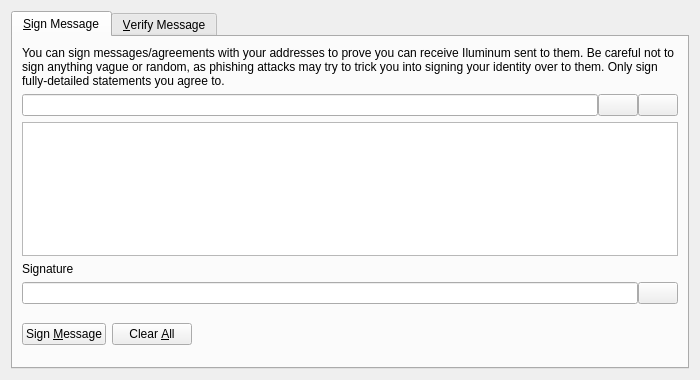
<?xml version="1.0" encoding="UTF-8"?>
<ui version="4.0">
 <class>SignVerifyMessageDialog</class>
 <widget class="QDialog" name="SignVerifyMessageDialog">
  <property name="geometry">
   <rect>
    <x>0</x>
    <y>0</y>
    <width>700</width>
    <height>380</height>
   </rect>
  </property>
  <property name="windowTitle">
   <string>Signatures - Sign / Verify a Message</string>
  </property>
  <property name="modal">
   <bool>true</bool>
  </property>
  <layout class="QVBoxLayout" name="verticalLayout">
   <item>
    <widget class="QTabWidget" name="tabWidget">
     <property name="currentIndex">
      <number>0</number>
     </property>
     <widget class="QWidget" name="tabSignMessage">
      <attribute name="title">
       <string>&amp;Sign Message</string>
      </attribute>
      <layout class="QVBoxLayout" name="verticalLayout_SM">
       <item>
        <widget class="QLabel" name="infoLabel_SM">
         <property name="text">
          <string>You can sign messages/agreements with your addresses to prove you can receive Iluminum sent to them. Be careful not to sign anything vague or random, as phishing attacks may try to trick you into signing your identity over to them. Only sign fully-detailed statements you agree to.</string>
         </property>
         <property name="textFormat">
          <enum>Qt::PlainText</enum>
         </property>
         <property name="wordWrap">
          <bool>true</bool>
         </property>
        </widget>
       </item>
       <item>
        <layout class="QHBoxLayout" name="horizontalLayout_1_SM">
         <property name="spacing">
          <number>0</number>
         </property>
         <item>
          <widget class="QValidatedLineEdit" name="addressIn_SM">
           <property name="toolTip">
            <string>The Iluminum address to sign the message with</string>
           </property>
          </widget>
         </item>
         <item>
          <widget class="QPushButton" name="addressBookButton_SM">
           <property name="toolTip">
            <string>Choose previously used address</string>
           </property>
           <property name="text">
            <string/>
           </property>
           <property name="shortcut">
            <string>Alt+A</string>
           </property>
           <property name="autoDefault">
            <bool>false</bool>
           </property>
          </widget>
         </item>
         <item>
          <widget class="QPushButton" name="pasteButton_SM">
           <property name="toolTip">
            <string>Paste address from clipboard</string>
           </property>
           <property name="text">
            <string/>
           </property>
           <property name="shortcut">
            <string>Alt+P</string>
           </property>
           <property name="autoDefault">
            <bool>false</bool>
           </property>
          </widget>
         </item>
        </layout>
       </item>
       <item>
        <widget class="QPlainTextEdit" name="messageIn_SM">
         <property name="toolTip">
          <string>Enter the message you want to sign here</string>
         </property>
        </widget>
       </item>
       <item>
        <widget class="QLabel" name="signatureLabel_SM">
         <property name="text">
          <string>Signature</string>
         </property>
         <property name="textFormat">
          <enum>Qt::PlainText</enum>
         </property>
        </widget>
       </item>
       <item>
        <layout class="QHBoxLayout" name="horizontalLayout_2_SM">
         <property name="spacing">
          <number>0</number>
         </property>
         <item>
          <widget class="QLineEdit" name="signatureOut_SM">
           <property name="font">
            <font>
             <italic>true</italic>
            </font>
           </property>
           <property name="readOnly">
            <bool>true</bool>
           </property>
          </widget>
         </item>
         <item>
          <widget class="QPushButton" name="copySignatureButton_SM">
           <property name="toolTip">
            <string>Copy the current signature to the system clipboard</string>
           </property>
           <property name="text">
            <string/>
           </property>
           <property name="autoDefault">
            <bool>false</bool>
           </property>
          </widget>
         </item>
        </layout>
       </item>
       <item>
        <layout class="QHBoxLayout" name="horizontalLayout_3_SM">
         <item>
          <widget class="QPushButton" name="signMessageButton_SM">
           <property name="toolTip">
            <string>Sign the message to prove you own this Iluminum address</string>
           </property>
           <property name="text">
            <string>Sign &amp;Message</string>
           </property>
           <property name="autoDefault">
            <bool>false</bool>
           </property>
          </widget>
         </item>
         <item>
          <widget class="QPushButton" name="clearButton_SM">
           <property name="toolTip">
            <string>Reset all sign message fields</string>
           </property>
           <property name="text">
            <string>Clear &amp;All</string>
           </property>
           <property name="autoDefault">
            <bool>false</bool>
           </property>
          </widget>
         </item>
         <item>
          <spacer name="horizontalSpacer_1_SM">
           <property name="orientation">
            <enum>Qt::Horizontal</enum>
           </property>
           <property name="sizeHint" stdset="0">
            <size>
             <width>40</width>
             <height>48</height>
            </size>
           </property>
          </spacer>
         </item>
         <item>
          <widget class="QLabel" name="statusLabel_SM">
           <property name="font">
            <font>
             <weight>75</weight>
             <bold>true</bold>
            </font>
           </property>
           <property name="text">
            <string/>
           </property>
           <property name="wordWrap">
            <bool>true</bool>
           </property>
          </widget>
         </item>
         <item>
          <spacer name="horizontalSpacer_2_SM">
           <property name="orientation">
            <enum>Qt::Horizontal</enum>
           </property>
           <property name="sizeHint" stdset="0">
            <size>
             <width>40</width>
             <height>48</height>
            </size>
           </property>
          </spacer>
         </item>
        </layout>
       </item>
      </layout>
     </widget>
     <widget class="QWidget" name="tabVerifyMessage">
      <attribute name="title">
       <string>&amp;Verify Message</string>
      </attribute>
      <layout class="QVBoxLayout" name="verticalLayout_VM">
       <item>
        <widget class="QLabel" name="infoLabel_VM">
         <property name="text">
          <string>Enter the receiver's address, message (ensure you copy line breaks, spaces, tabs, etc. exactly) and signature below to verify the message. Be careful not to read more into the signature than what is in the signed message itself, to avoid being tricked by a man-in-the-middle attack. Note that this only proves the signing party receives with the address, it cannot prove sendership of any transaction!</string>
         </property>
         <property name="textFormat">
          <enum>Qt::PlainText</enum>
         </property>
         <property name="alignment">
          <set>Qt::AlignLeading|Qt::AlignLeft|Qt::AlignTop</set>
         </property>
         <property name="wordWrap">
          <bool>true</bool>
         </property>
        </widget>
       </item>
       <item>
        <layout class="QHBoxLayout" name="horizontalLayout_1_VM">
         <property name="spacing">
          <number>0</number>
         </property>
         <item>
          <widget class="QValidatedLineEdit" name="addressIn_VM">
           <property name="toolTip">
            <string>The Iluminum address the message was signed with</string>
           </property>
          </widget>
         </item>
         <item>
          <widget class="QPushButton" name="addressBookButton_VM">
           <property name="toolTip">
            <string>Choose previously used address</string>
           </property>
           <property name="text">
            <string/>
           </property>
           <property name="shortcut">
            <string>Alt+A</string>
           </property>
           <property name="autoDefault">
            <bool>false</bool>
           </property>
          </widget>
         </item>
        </layout>
       </item>
       <item>
        <widget class="QPlainTextEdit" name="messageIn_VM"/>
       </item>
       <item>
        <widget class="QValidatedLineEdit" name="signatureIn_VM"/>
       </item>
       <item>
        <layout class="QHBoxLayout" name="horizontalLayout_2_VM">
         <item>
          <widget class="QPushButton" name="verifyMessageButton_VM">
           <property name="toolTip">
            <string>Verify the message to ensure it was signed with the specified Iluminum address</string>
           </property>
           <property name="text">
            <string>Verify &amp;Message</string>
           </property>
           <property name="autoDefault">
            <bool>false</bool>
           </property>
          </widget>
         </item>
         <item>
          <widget class="QPushButton" name="clearButton_VM">
           <property name="toolTip">
            <string>Reset all verify message fields</string>
           </property>
           <property name="text">
            <string>Clear &amp;All</string>
           </property>
           <property name="autoDefault">
            <bool>false</bool>
           </property>
          </widget>
         </item>
         <item>
          <spacer name="horizontalSpacer_1_VM">
           <property name="orientation">
            <enum>Qt::Horizontal</enum>
           </property>
           <property name="sizeHint" stdset="0">
            <size>
             <width>40</width>
             <height>48</height>
            </size>
           </property>
          </spacer>
         </item>
         <item>
          <widget class="QLabel" name="statusLabel_VM">
           <property name="font">
            <font>
             <weight>75</weight>
             <bold>true</bold>
            </font>
           </property>
           <property name="text">
            <string/>
           </property>
           <property name="wordWrap">
            <bool>true</bool>
           </property>
          </widget>
         </item>
         <item>
          <spacer name="horizontalSpacer_2_VM">
           <property name="orientation">
            <enum>Qt::Horizontal</enum>
           </property>
           <property name="sizeHint" stdset="0">
            <size>
             <width>40</width>
             <height>48</height>
            </size>
           </property>
          </spacer>
         </item>
        </layout>
       </item>
      </layout>
     </widget>
    </widget>
   </item>
  </layout>
 </widget>
 <customwidgets>
  <customwidget>
   <class>QValidatedLineEdit</class>
   <extends>QLineEdit</extends>
   <header>qvalidatedlineedit.h</header>
  </customwidget>
 </customwidgets>
 <resources>
  <include location="../iluminum.qrc"/>
 </resources>
 <connections/>
</ui>
